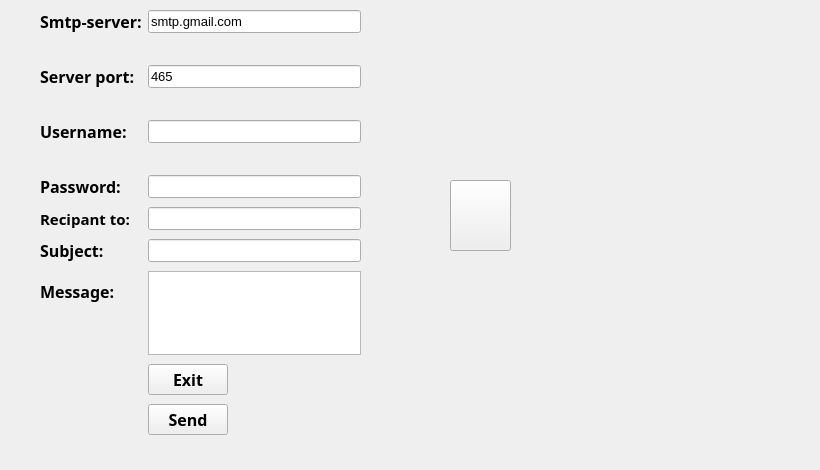
   <widget class="QWidget" name="tab_6">
    <attribute name="title">
     <string>Mailling</string>
    </attribute>
    <widget class="QPushButton" name="pushButton_5">
     <property name="geometry">
      <rect>
       <x>450</x>
       <y>180</y>
       <width>61</width>
       <height>71</height>
      </rect>
     </property>
     <property name="styleSheet">
      <string notr="true">
border-image: url(:/img/tap.png);</string>
     </property>
     <property name="text">
      <string/>
     </property>
    </widget>
    <widget class="QLabel" name="label_44">
     <property name="geometry">
      <rect>
       <x>0</x>
       <y>0</y>
       <width>811</width>
       <height>461</height>
      </rect>
     </property>
     <property name="styleSheet">
      <string notr="true">border-image: url(:/img/img/pellule.jpg);</string>
     </property>
     <property name="text">
      <string/>
     </property>
    </widget>
    <widget class="QWidget" name="layoutWidget">
     <property name="geometry">
      <rect>
       <x>40</x>
       <y>10</y>
       <width>321</width>
       <height>425</height>
      </rect>
     </property>
     <layout class="QFormLayout" name="formLayout">
      <property name="fieldGrowthPolicy">
       <enum>QFormLayout::ExpandingFieldsGrow</enum>
      </property>
      <property name="rowWrapPolicy">
       <enum>QFormLayout::WrapLongRows</enum>
      </property>
      <property name="verticalSpacing">
       <number>9</number>
      </property>
      <item row="0" column="0">
       <widget class="QLabel" name="label">
        <property name="font">
         <font>
          <family>Script MT Bold</family>
          <pointsize>12</pointsize>
          <weight>75</weight>
          <bold>true</bold>
         </font>
        </property>
        <property name="text">
         <string>Smtp-server:</string>
        </property>
       </widget>
      </item>
      <item row="0" column="1">
       <widget class="QLineEdit" name="server">
        <property name="font">
         <font>
          <family>Arial</family>
          <pointsize>10</pointsize>
         </font>
        </property>
        <property name="text">
         <string>smtp.gmail.com</string>
        </property>
       </widget>
      </item>
      <item row="1" column="0">
       <widget class="QLabel" name="label_30">
        <property name="styleSheet">
         <string notr="true">border-image: url(:/img/pellule.jpg);</string>
        </property>
        <property name="text">
         <string/>
        </property>
       </widget>
      </item>
      <item row="2" column="0">
       <widget class="QLabel" name="label_2">
        <property name="font">
         <font>
          <family>Script MT Bold</family>
          <pointsize>12</pointsize>
          <weight>75</weight>
          <bold>true</bold>
         </font>
        </property>
        <property name="text">
         <string>Server port:</string>
        </property>
       </widget>
      </item>
      <item row="2" column="1">
       <widget class="QLineEdit" name="port">
        <property name="font">
         <font>
          <family>Arial</family>
          <pointsize>10</pointsize>
         </font>
        </property>
        <property name="text">
         <string>465</string>
        </property>
       </widget>
      </item>
      <item row="3" column="1">
       <widget class="QLabel" name="label_31">
        <property name="styleSheet">
         <string notr="true">border-image: url(:/img/pellule.jpg);</string>
        </property>
        <property name="text">
         <string/>
        </property>
       </widget>
      </item>
      <item row="4" column="0">
       <widget class="QLabel" name="label_3">
        <property name="font">
         <font>
          <family>Script MT Bold</family>
          <pointsize>12</pointsize>
          <weight>75</weight>
          <bold>true</bold>
         </font>
        </property>
        <property name="text">
         <string>Username:</string>
        </property>
       </widget>
      </item>
      <item row="4" column="1">
       <widget class="QLineEdit" name="uname">
        <property name="font">
         <font>
          <family>Arial</family>
          <pointsize>10</pointsize>
         </font>
        </property>
       </widget>
      </item>
      <item row="6" column="0">
       <widget class="QLabel" name="label_4">
        <property name="font">
         <font>
          <family>Script MT Bold</family>
          <pointsize>12</pointsize>
          <weight>75</weight>
          <bold>true</bold>
         </font>
        </property>
        <property name="text">
         <string>Password:</string>
        </property>
       </widget>
      </item>
      <item row="6" column="1">
       <widget class="QLineEdit" name="paswd">
        <property name="font">
         <font>
          <family>Arial</family>
          <pointsize>10</pointsize>
         </font>
        </property>
        <property name="inputMask">
         <string/>
        </property>
        <property name="echoMode">
         <enum>QLineEdit::Password</enum>
        </property>
       </widget>
      </item>
      <item row="7" column="0">
       <widget class="QLabel" name="label_5">
        <property name="font">
         <font>
          <family>Script MT Bold</family>
          <pointsize>11</pointsize>
          <weight>75</weight>
          <bold>true</bold>
         </font>
        </property>
        <property name="text">
         <string>Recipant to:</string>
        </property>
       </widget>
      </item>
      <item row="7" column="1">
       <widget class="QLineEdit" name="rcpt">
        <property name="font">
         <font>
          <family>Arial</family>
          <pointsize>10</pointsize>
         </font>
        </property>
       </widget>
      </item>
      <item row="8" column="0">
       <widget class="QLabel" name="label_6">
        <property name="font">
         <font>
          <family>Script MT Bold</family>
          <pointsize>12</pointsize>
          <weight>75</weight>
          <italic>false</italic>
          <bold>true</bold>
         </font>
        </property>
        <property name="text">
         <string>Subject:</string>
        </property>
       </widget>
      </item>
      <item row="8" column="1">
       <widget class="QLineEdit" name="subject">
        <property name="font">
         <font>
          <family>Arial</family>
          <pointsize>10</pointsize>
         </font>
        </property>
       </widget>
      </item>
      <item row="10" column="0">
       <widget class="QLabel" name="label_7">
        <property name="font">
         <font>
          <family>Script MT Bold</family>
          <pointsize>12</pointsize>
          <weight>75</weight>
          <bold>true</bold>
         </font>
        </property>
        <property name="text">
         <string>Message:</string>
        </property>
       </widget>
      </item>
      <item row="10" column="1">
       <widget class="QPlainTextEdit" name="msg">
        <property name="font">
         <font>
          <family>Arial</family>
          <pointsize>10</pointsize>
         </font>
        </property>
       </widget>
      </item>
      <item row="12" column="1">
       <widget class="QPushButton" name="exitBtn">
        <property name="font">
         <font>
          <family>Script MT Bold</family>
          <pointsize>12</pointsize>
          <weight>75</weight>
          <bold>true</bold>
         </font>
        </property>
        <property name="text">
         <string>Exit</string>
        </property>
       </widget>
      </item>
      <item row="13" column="1">
       <widget class="QPushButton" name="sendBtn">
        <property name="font">
         <font>
          <family>Script MT Bold</family>
          <pointsize>12</pointsize>
          <weight>75</weight>
          <bold>true</bold>
         </font>
        </property>
        <property name="text">
         <string>Send</string>
        </property>
       </widget>
      </item>
      <item row="5" column="1">
       <widget class="QLabel" name="label_32">
        <property name="styleSheet">
         <string notr="true">border-image: url(:/img/img/pellule.jpg);</string>
        </property>
        <property name="text">
         <string/>
        </property>
       </widget>
      </item>
     </layout>
    </widget>
    <zorder>label_44</zorder>
    <zorder>pushButton_5</zorder>
    <zorder>layoutWidget</zorder>
   </widget>
